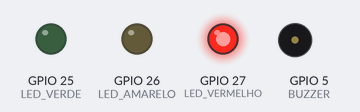
The sketch below on a simulated ESP32. On the bench: output pins drawn as LEDs (lit = HIGH), buzzer (waves = sounding).

Above: at 3.0 s.
At 9.0 s:
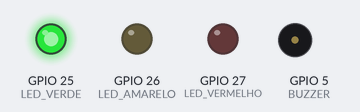
At 10.2 s:
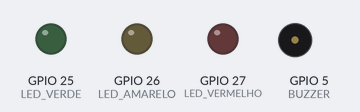
At 11.5 s:
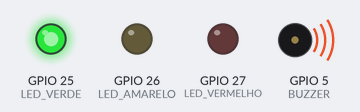
At 13.5 s:
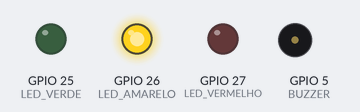
Timing chart, 0 to 18.9 s (numbered marks = the images above):
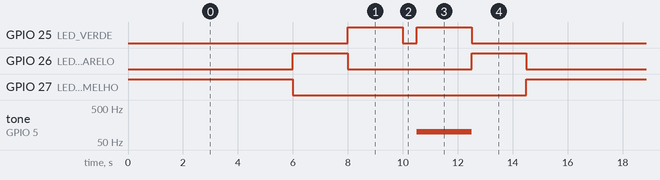

Measured:
- by itself, GPIO 25 (LED_VERDE): repeats every 14.5 s: LOW 0.50 s, HIGH 2.0 s, LOW 10.0 s, HIGH 2.0 s
- by itself, GPIO 26 (LED_AMARELO): repeats every 14.5 s: LOW 4.5 s, HIGH 2.0 s, LOW 6.0 s, HIGH 2.0 s
- by itself, GPIO 27 (LED_VERMELHO): alternates HIGH for 6.0 s and LOW for 8.5 s
- by itself, tone on GPIO 5 (BUZZER): alternates 100 Hz for 2.0 s and silent for 12.5 s

The sketch:

codigo.ino
```cpp
#define LED_VERMELHO 27 // Define o pino do LED vermelho
#define LED_AMARELO 26 // Define o pino do LED amarelo
#define LED_VERDE 25 // Define o pino do LED verde
#define BUZZER 5  // Define o pino do buzzer

void setup() {


  pinMode(LED_VERMELHO, OUTPUT);
  pinMode(LED_AMARELO, OUTPUT);
  pinMode(LED_VERDE, OUTPUT);
  pinMode(BUZZER, OUTPUT);  // Configura o pino do buzzer como saída
}

void loop() {

  // Semáforo Vermelho
  digitalWrite(LED_VERMELHO, HIGH); // Liga o vermelho
  delay(6000);                      // Mantém ligado por 6 segundos
  digitalWrite(LED_VERMELHO, LOW);  // Desliga o vermelho

  // Semáforo Amarelo
  digitalWrite(LED_AMARELO, HIGH); // Liga o amarelo
  delay(2000);                     // Mantém ligado por 2 segundos
  digitalWrite(LED_AMARELO, LOW);  // Desliga o amarelo


  // Semáforo Verde
  digitalWrite(LED_VERDE, HIGH);   // Liga o verde
  delay(2000);                     // Mantém ligado por 2 segundos
  digitalWrite(LED_VERDE, LOW);    // Desliga o verde
  delay(500);

  digitalWrite(LED_VERDE, HIGH);
  tone(BUZZER, 100);              // Emite som no buzzer a 1kHz
  delay(2000);                     // Mantém ligado por 2 segundos
  noTone(BUZZER);
  digitalWrite(LED_VERDE, LOW);    // Desliga o verde


  // Semáforo Amarelo
  digitalWrite(LED_AMARELO, HIGH); // Liga o amarelo
  delay(2000);                     // Mantém ligado por 2 segundos
  digitalWrite(LED_AMARELO, LOW);  // Desliga o amarelo


}
```
